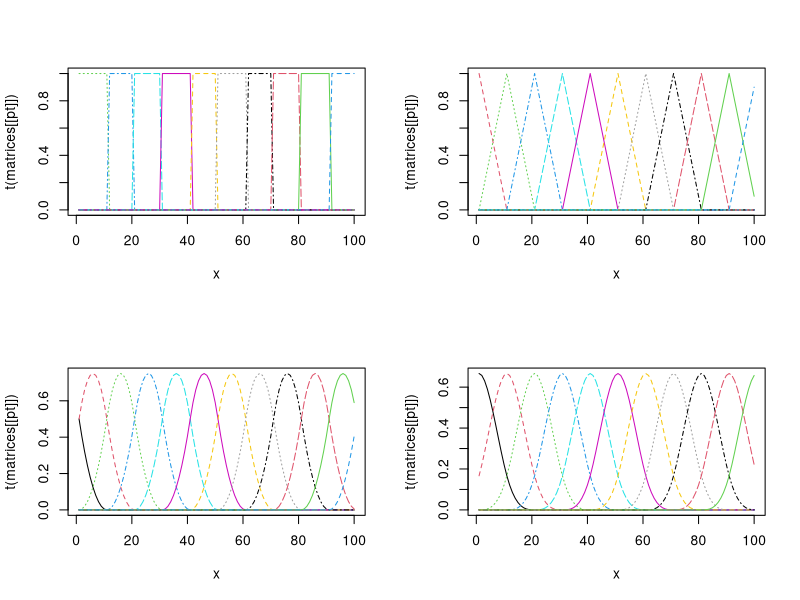

This chart was generated by the following R code:
t<- seq(0,0.99,0.01)
noeuds<- seq(-0.2,1.2,0.1)
bsplinebasis <- function(t,i,d=3){
  #on crée une liste dans laquelle on stockera toute les matrices
  matrices <-list()
  x<- 1:100
  matrices[[1]] <- matrix(nrow=(length(i)-1), ncol=length(t))
  #premier for pour définir la bspline de degré 0
  for (n in 1:(length(i)-1))
  {
    matrices[[1]][n,] <- i[n]<=t & i[n+1]>t
    
  }
  matrices[[1]] <- matrices[[1]] +0
  #matrices de degré 1 jusque d + 1
  for(m in 2:(d+1)){
    mat<-matrix(ncol=length(t),nrow=(15-m))
    mutrice<- matrices[[m-1]]
    k=1:(length(i)-m)
    dg <- m-1
    for (z in k)
    {
      mat[z,] <- ((t-i[z])/(i[z+dg]-i[z]))*mutrice[z,] + ((i[z+dg+1] - t) / (i[z+dg+1] - i[z+1]))*mutrice[z+1,]
    } 
    matrices[[m]]<-mat
  }
  par(mfrow=c(2,2))
for(pt in 1:length(matrices)) matplot(x,t(matrices[[pt]]), type = c("l"),pch=1,col = 1:15)
  return(matrices)
}
b0<-bsplinebasis(t,noeuds,3)
